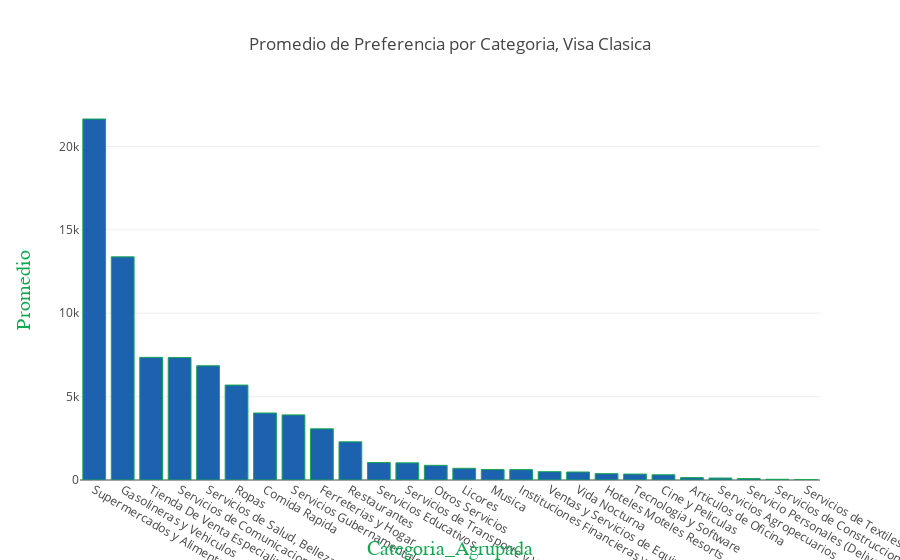

The notebook cell saved with this chart:
### Code cell
bar_plotly_categoria_tipo_tarjeta(value_counts_df,"VISA CLASICA","Promedio"
                                  ,"Promedio de Preferencia por Categoria, Visa Clasica")

### Figure 1 — Plotly figure (JSON) as saved in the notebook; plotly's stock layout.template omitted (floating-point values rounded to 4 significant figures)
{"data": [{"marker": {"color": "#1D62AE", "line": {"color": "#14A751", "width": 1}}, "type": "bar", "uid": "aebbb34e-c180-4bb7-a156-99d70d329dd8", "x": ["Supermercados y Alimentos", "Gasolineras y Vehiculos", "Tienda De Venta Especializada", "Servicios de Comunicacion, Internet y Telecable", "Servicios de Salud, Belleza y Recreacion", "Ropas", "Comida Rapida", "Servicios Gubernamentales", "Ferreterias y Hogar", "Restaurantes", "Servicios Educativos", "Servicios de Transporte y Viajes", "Otros Servicios", "Licores", "Musica", "Instituciones Financieras y Aseguradoras", "Ventas y Servicios de Equipos Electricos", "Vida Nocturna", "Hoteles Moteles Resorts", "Tecnologia y Software", "Cine y Peliculas", "Articulos de Oficina", "Servicios Agropecuarios", "Servicio Personales (Deliveries, etc.)", "Servicios de Construccion y Decoracion", "Servicios de Textiles e Imprenta"], "y": [21644, 13378, 7353, 7339, 6848, 5691, 4016, 3904, 3068, 2290, 1046, 1029, 879, 701, 628, 623, 499, 479, 380, 357, 313, 144, 117, 84, 43, 30]}], "layout": {"autosize": true, "title": {"text": "Promedio de Preferencia por Categoria, Visa Clasica"}, "xaxis": {"showticklabels": true, "title": {"font": {"color": "#14A751", "family": "Myriad", "size": 20}, "text": "Categoria_Agrupada"}}, "yaxis": {"title": {"font": {"color": "#14A751", "family": "Myriad", "size": 20}, "text": "Promedio"}}}}
